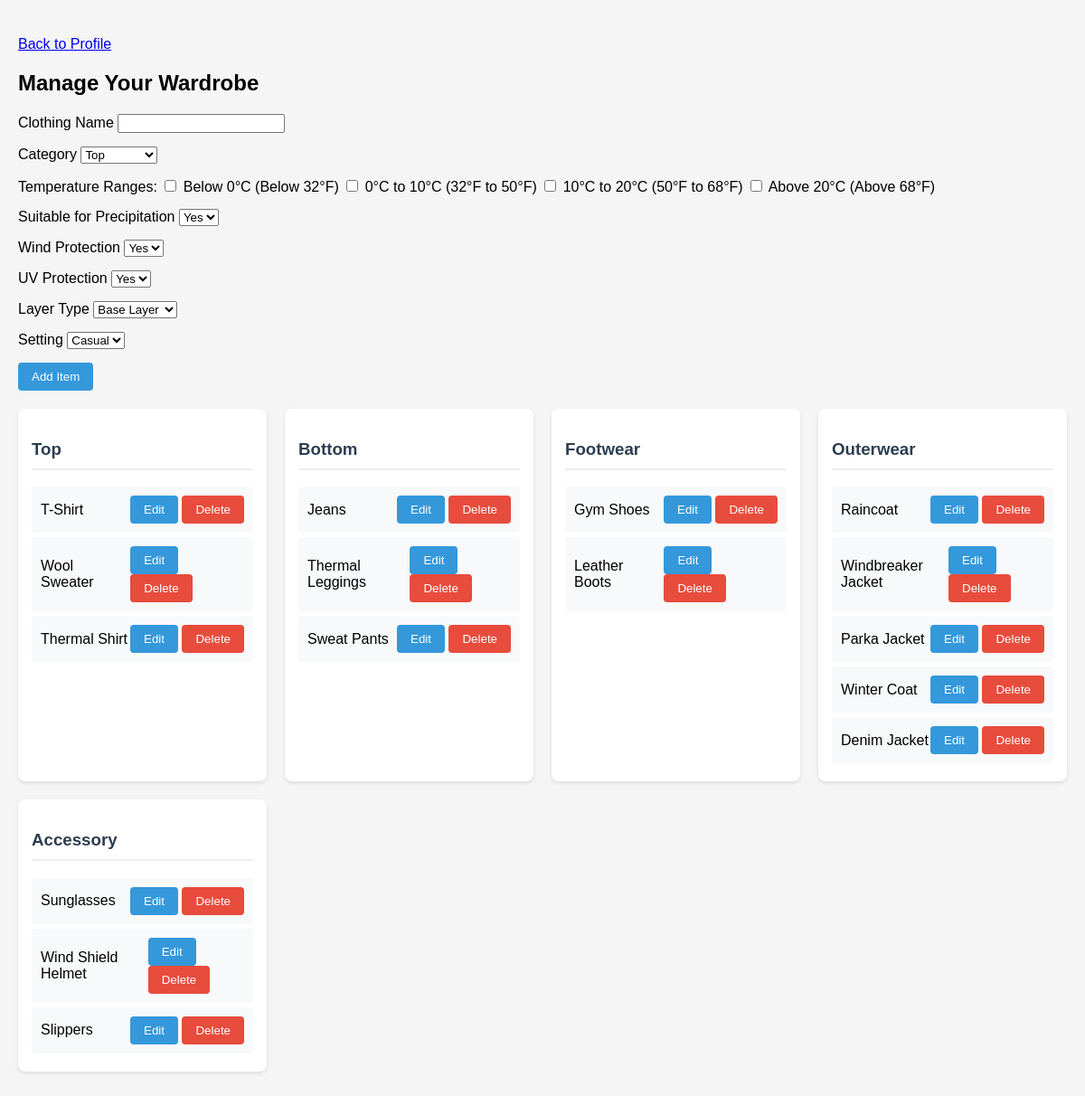
Page /manage_wardrobe (signed in) on the committed database.
### models.py (models this page shows, shortened)
class UserClothingItem(db.Model):
    id = db.Column(db.Integer, primary_key=True)
    name = db.Column(db.String(100), nullable=False)
    category = db.Column(db.String(50), nullable=False)
    temperature_ranges = db.Column(db.String(100), nullable=False)
    precipitation_tag = db.Column(db.Boolean, nullable=False)
    wind_protection_tag = db.Column(db.Boolean, nullable=False)
    uv_protection_tag = db.Column(db.Boolean, nullable=False)
    layer_type = db.Column(db.String(50), nullable=True)
    setting = db.Column(db.String(50), nullable=True)
    user_id = db.Column(db.Integer, db.ForeignKey('user.id'), nullable=False)

### main.py (the view, shortened to what this page needs)
@app.route('/manage_wardrobe', methods=['GET', 'POST'])
@login_required
def manage_wardrobe():
    form = ManageWardrobeForm()
    wardrobe_items = UserClothingItem.query.filter_by(user_id=current_user.id).all()
    return render_template('manage_wardrobe.html', form=form, wardrobe_items=wardrobe_items)

### forms.py (called while the page is built)
def str_to_bool(value):
    return value == 'True'

### main.py (called while the page is built)
@app.before_request
def setup():
        db.create_all()
        populate_sample_data()

@login_manager.user_loader
def load_user(user_id):
    return User.query.get(int(user_id))

### templates/manage_wardrobe.html (shortened to what this page needs)
<!DOCTYPE html>
<html lang="en">
<head>
    <link rel="stylesheet" type="text/css" href="static/styles.css">
</head>
<body>
    <a href="{{ url_for('profile') }}">Back to Profile</a>
    <h2>Manage Your Wardrobe</h2>
    <div class="form-group">
        <form method="POST">
            <div class="form-group">{{ form.name.label }} {{ form.name() }}</div>
            <div class="form-group">{{ form.category.label }} {{ form.category() }}</div>
            <div class="form-group">
                Temperature Ranges:
                {% for subfield in form.temperature_ranges %}
                <label>{{ subfield }} {{ subfield.label.text }}</label>
                {% endfor %}
            </div>
            <div class="form-group">{{ form.precipitation_tag.label }} {{ form.precipitation_tag() }}</div>
            <div class="form-group">{{ form.wind_protection_tag.label }} {{ form.wind_protection_tag() }}</div>
            <div class="form-group">{{ form.uv_protection_tag.label }} {{ form.uv_protection_tag() }}</div>
            <div class="form-group">{{ form.layer_type.label }} {{ form.layer_type() }}</div>
            <div class="form-group">{{ form.setting.label }} {{ form.setting() }}</div>
            <button type="submit">Add Item</button>
        </form>
    </div>
    <div class="wardrobe-grid">
        {% set categories = ['top', 'bottom', 'footwear', 'outerwear', 'accessory'] %}
        {% for category in categories %}
        <div class="wardrobe-category">
            <h3>{{ category|title }}</h3>
            {% for item in wardrobe_items if item.category.lower() == category %}
            <div class="wardrobe-item">
                <span>{{ item.name }}</span>
                <div class="item-actions">
                    <form action="{{ url_for('edit_wardrobe_item', item_id=item.id) }}" method="GET"
                        style="display: inline;">
                        <button type="submit">Edit</button>
                    </form>
                    <form action="{{ url_for('delete_wardrobe_item', item_id=item.id) }}" method="POST"
                        style="display: inline;">
                        <button type="submit" class="delete-btn"
                            onclick="return confirm('Are you sure you want to delete this item?');">Delete</button>
                    </form>
                </div>
            </div>
            {% endfor %}
        </div>
        {% endfor %}
    </div>
</body>
</html>

### static/styles.css (style rules this page uses)
body { font-family: 'Arial', sans-serif; max-width: 1200px; margin: 0 auto; padding: 20px; background-color: #f5f5f5; }
.wardrobe-grid { display: grid; grid-template-columns: repeat(auto-fit, minmax(250px, 1fr)); gap: 20px; margin: 20px 0; }
.wardrobe-category { background-color: white; padding: 15px; border-radius: 8px; box-shadow: 0 2px 4px rgba(0, 0, 0, 0.1); }
.wardrobe-category h3 { color: #2c3e50; border-bottom: 2px solid #eee; padding-bottom: 10px; }
.wardrobe-item { display: flex; justify-content: space-between; align-items: center; padding: 10px; margin: 5px 0; background-color: #f8f9fa; border-radius: 4px; }
.form-group { margin: 15px 0; }
button { background-color: #3498db; color: white; border: none; padding: 8px 15px; border-radius: 4px; cursor: pointer; }
.delete-btn { background-color: #e74c3c; }

### rows in the picture
UserClothingItem: name "T-Shirt"
UserClothingItem: name "Wool Sweater"
UserClothingItem: name "Thermal Shirt"
UserClothingItem: name "Jeans"
UserClothingItem: name "Thermal Leggings"
UserClothingItem: name "Sweat Pants"
UserClothingItem: name "Gym Shoes"
UserClothingItem: name "Leather Boots"
UserClothingItem: name "Raincoat"
UserClothingItem: name "Windbreaker Jacket"
UserClothingItem: name "Parka Jacket"
UserClothingItem: name "Winter Coat"
UserClothingItem: name "Denim Jacket"
UserClothingItem: name "Sunglasses"
UserClothingItem: name "Wind Shield Helmet"
UserClothingItem: name "Slippers"

### other values in the picture
{{ subfield.label.text }} "Below 0°C (Below 32°F)" "0°C to 10°C (32°F to 50°F)" "10°C to 20°C (50°F to 68°F)" "Above 20°C (Above 68°F)"
{{ category|title }} "Top" "Bottom" "Footwear" "Outerwear" "Accessory"
